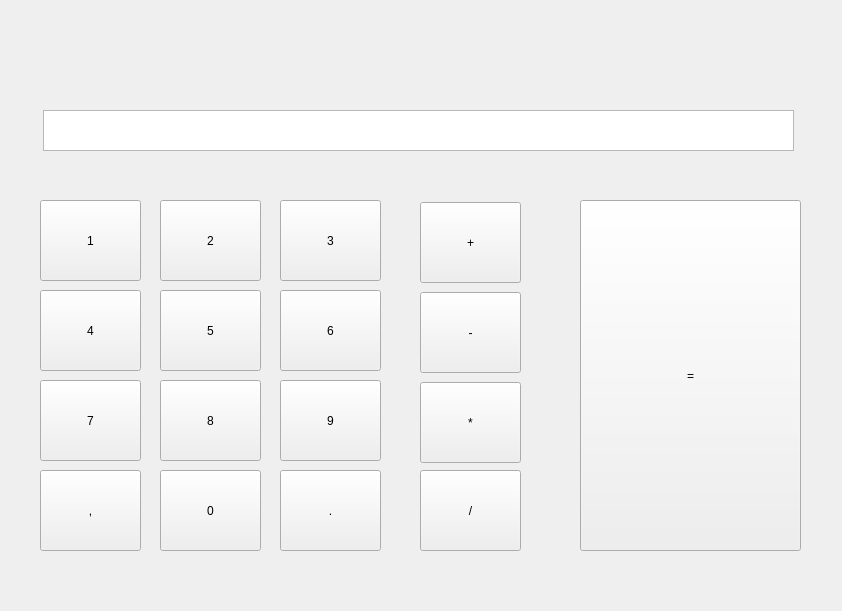
<?xml version="1.0" encoding="UTF-8"?>
<ui version="4.0">
 <class>Form</class>
 <widget class="QWidget" name="Form">
  <property name="geometry">
   <rect>
    <x>0</x>
    <y>0</y>
    <width>842</width>
    <height>611</height>
   </rect>
  </property>
  <property name="windowTitle">
   <string>Form</string>
  </property>
  <widget class="QTextEdit" name="textEdit">
   <property name="geometry">
    <rect>
     <x>43</x>
     <y>110</y>
     <width>751</width>
     <height>41</height>
    </rect>
   </property>
  </widget>
  <widget class="QPushButton" name="pushButton">
   <property name="geometry">
    <rect>
     <x>420</x>
     <y>202</y>
     <width>101</width>
     <height>81</height>
    </rect>
   </property>
   <property name="text">
    <string>+</string>
   </property>
  </widget>
  <widget class="QPushButton" name="pushButton_2">
   <property name="geometry">
    <rect>
     <x>420</x>
     <y>292</y>
     <width>101</width>
     <height>81</height>
    </rect>
   </property>
   <property name="text">
    <string>-</string>
   </property>
  </widget>
  <widget class="QPushButton" name="pushButton_3">
   <property name="geometry">
    <rect>
     <x>420</x>
     <y>470</y>
     <width>101</width>
     <height>81</height>
    </rect>
   </property>
   <property name="text">
    <string>/</string>
   </property>
  </widget>
  <widget class="QPushButton" name="pushButton_4">
   <property name="geometry">
    <rect>
     <x>420</x>
     <y>382</y>
     <width>101</width>
     <height>81</height>
    </rect>
   </property>
   <property name="text">
    <string>*</string>
   </property>
  </widget>
  <widget class="QPushButton" name="pushButton_5">
   <property name="geometry">
    <rect>
     <x>160</x>
     <y>470</y>
     <width>101</width>
     <height>81</height>
    </rect>
   </property>
   <property name="text">
    <string>0</string>
   </property>
  </widget>
  <widget class="QPushButton" name="pushButton_6">
   <property name="geometry">
    <rect>
     <x>40</x>
     <y>200</y>
     <width>101</width>
     <height>81</height>
    </rect>
   </property>
   <property name="text">
    <string>1</string>
   </property>
  </widget>
  <widget class="QPushButton" name="pushButton_7">
   <property name="geometry">
    <rect>
     <x>160</x>
     <y>200</y>
     <width>101</width>
     <height>81</height>
    </rect>
   </property>
   <property name="text">
    <string>2</string>
   </property>
  </widget>
  <widget class="QPushButton" name="pushButton_8">
   <property name="geometry">
    <rect>
     <x>280</x>
     <y>200</y>
     <width>101</width>
     <height>81</height>
    </rect>
   </property>
   <property name="text">
    <string>3</string>
   </property>
  </widget>
  <widget class="QPushButton" name="pushButton_9">
   <property name="geometry">
    <rect>
     <x>40</x>
     <y>290</y>
     <width>101</width>
     <height>81</height>
    </rect>
   </property>
   <property name="text">
    <string>4</string>
   </property>
  </widget>
  <widget class="QPushButton" name="pushButton_10">
   <property name="geometry">
    <rect>
     <x>160</x>
     <y>290</y>
     <width>101</width>
     <height>81</height>
    </rect>
   </property>
   <property name="text">
    <string>5</string>
   </property>
  </widget>
  <widget class="QPushButton" name="pushButton_11">
   <property name="geometry">
    <rect>
     <x>280</x>
     <y>290</y>
     <width>101</width>
     <height>81</height>
    </rect>
   </property>
   <property name="text">
    <string>6</string>
   </property>
  </widget>
  <widget class="QPushButton" name="pushButton_12">
   <property name="geometry">
    <rect>
     <x>40</x>
     <y>380</y>
     <width>101</width>
     <height>81</height>
    </rect>
   </property>
   <property name="text">
    <string>7</string>
   </property>
  </widget>
  <widget class="QPushButton" name="pushButton_13">
   <property name="geometry">
    <rect>
     <x>160</x>
     <y>380</y>
     <width>101</width>
     <height>81</height>
    </rect>
   </property>
   <property name="text">
    <string>8</string>
   </property>
  </widget>
  <widget class="QPushButton" name="pushButton_14">
   <property name="geometry">
    <rect>
     <x>280</x>
     <y>380</y>
     <width>101</width>
     <height>81</height>
    </rect>
   </property>
   <property name="text">
    <string>9</string>
   </property>
  </widget>
  <widget class="QPushButton" name="pushButton_15">
   <property name="geometry">
    <rect>
     <x>40</x>
     <y>470</y>
     <width>101</width>
     <height>81</height>
    </rect>
   </property>
   <property name="text">
    <string>,</string>
   </property>
  </widget>
  <widget class="QPushButton" name="pushButton_16">
   <property name="geometry">
    <rect>
     <x>280</x>
     <y>470</y>
     <width>101</width>
     <height>81</height>
    </rect>
   </property>
   <property name="text">
    <string>.</string>
   </property>
  </widget>
  <widget class="QPushButton" name="pushButton_17">
   <property name="geometry">
    <rect>
     <x>580</x>
     <y>200</y>
     <width>221</width>
     <height>351</height>
    </rect>
   </property>
   <property name="text">
    <string>=</string>
   </property>
  </widget>
 </widget>
 <resources/>
 <connections/>
</ui>
